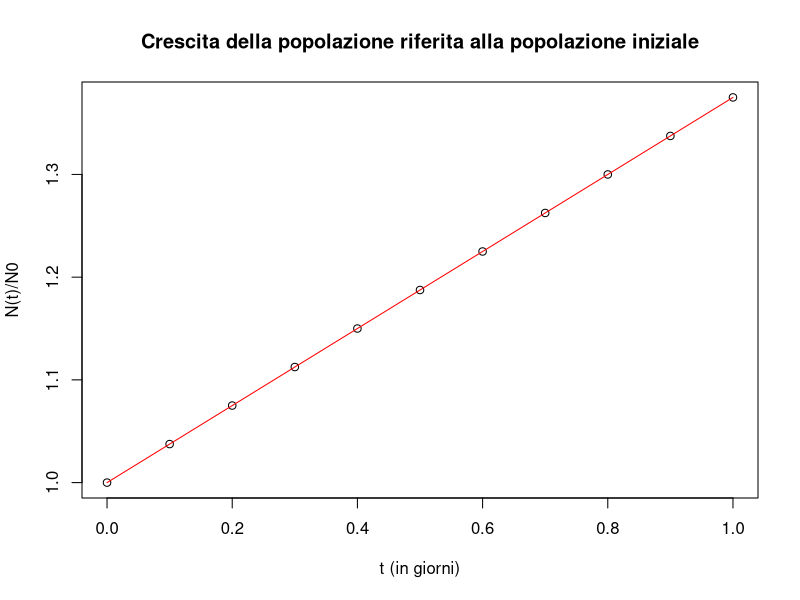

The R script that drew this image:
# Programma per valutare la crescita di una popolazione,  
# utilizzando lo schema discusso nel testo

rm(list=ls()) # ripulisci il workspace

Dt <- 0.1 # assegna l'intervallo di tempo

m <- 10 # numero di osservazioni

t <- Dt*(0:m) # Vettore tempo, di dimensione m+1

N <-0*(0:m) # Vettore delle popolazioni

N[1] <- 4 # Numero di individui all'istante iniziale 
# (condizione iniziale)

alpha <- 1.5 # valore di alpha, misurato in …… 
# dimensione fisica di alpha ……… (completa i puntini)


incremento <- alpha*Dt 

for( k in 2 : (m+1) ){ 
  #N[k]: nuovo valore 
  #N[k-1]: vecchio valore 
  N[k] <- N[k-1] + incremento # ottieni il nuovo valore 
  #dal vecchio, aggiungendo ad esso un incremento 
}

#FAI UN GRAFICO DEL RISULTATO DELLA SIMULAZIONE DEL MODELLO

x_name <- "t (in giorni)"  
y_name <- "N(t)/N0" 
Titolo <- "Crescita della popolazione riferita alla popolazione iniziale"


plot(t,N/N[1], xlab = x_name, ylab =y_name , main = Titolo) 
# disegna il grafico del modello 
# ascissa = valori del tempo 
# ordinata = valori del rapporto N / N0

lines(t,1+ (alpha * t)/N[1],type="l", col="red")# Funzione teorica
